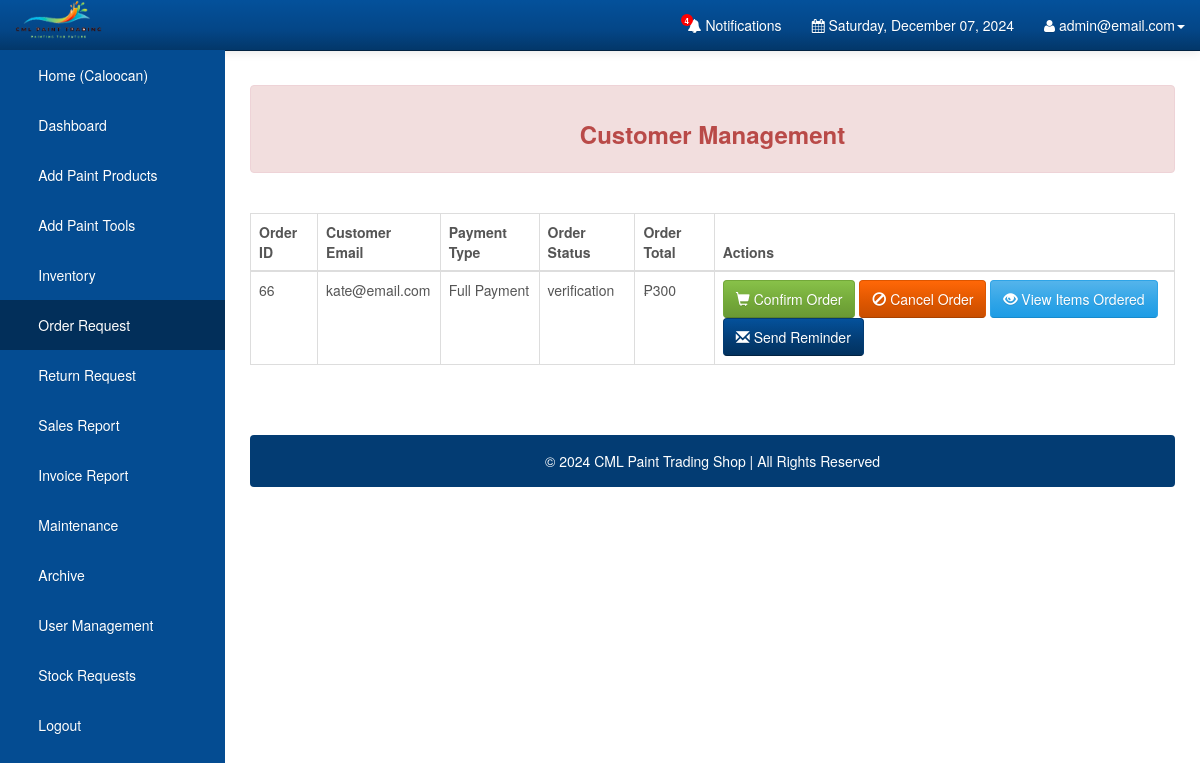
/Admin/customers.php (signed in), run on the app's committed database.
### tables this page shows
CREATE TABLE `paymentform` (
  `id` int(11) NOT NULL,
  `firstname` varchar(255) DEFAULT NULL,
  `lastname` varchar(255) DEFAULT NULL,
  `email` varchar(255) DEFAULT NULL,
  `address` text DEFAULT NULL,
  `mobile` varchar(255) NOT NULL,
  `payment_method` varchar(255) NOT NULL,
  `payment_type` varchar(255) NOT NULL,
  `amount` decimal(10,2) DEFAULT NULL,
  `payment_image_path` text NOT NULL,
  `created_at` timestamp NOT NULL DEFAULT current_timestamp(),
  `order_id` int(10) UNSIGNED DEFAULT NULL,
  `payment_status` varchar(20) DEFAULT 'verification',
  `months_paid` int(11) NOT NULL DEFAULT 0
);

### Admin/customers.php (shortened to what this page needs)
<?php
require_once 'config.php';
?>
<!DOCTYPE html>
<html lang="en">
<head>
    <link rel="stylesheet" type="text/css" href="bootstrap/css/bootstrap.min.css" />
    <link rel="stylesheet" type="text/css" href="font-awesome/css/font-awesome.min.css" />
    <link rel="stylesheet" type="text/css" href="css/local.css" />
    <link rel="stylesheet" href="https://cdn.datatables.net/1.11.3/css/jquery.dataTables.min.css">
    <link rel="stylesheet" href="https://cdn.jsdelivr.net/npm/sweetalert2@11/dist/sweetalert2.min.css">
</head>
<body>
    <div id="wrapper">
        <?php include("navigation.php"); ?>
        <div id="page-wrapper">
            <div class="alert alert-danger">
                <center><h3><strong>Customer Management</strong></h3></center>
            </div>
            <br />
            <div class="table-responsive" style="margin-bottom: 50px;">
                <table class="display table table-bordered" id="example" cellspacing="0" width="100%">
                    <thead>
                    <tr>
                        <th>Order ID</th>
                        <th>Customer Email</th>
                        <th>Payment Type</th>
                        <th>Order Status</th>
                        <th>Order Total</th>
                        <th>Actions</th>
                    </tr>
                    </thead>
                    <tbody>
                    <?php
                    $branch = $_SESSION['current_branch'];
                    $stmt = $DB_con->prepare("
                            SELECT
                                u.user_email,
                                u.user_firstname,
                                u.user_lastname,
                                u.user_address,
                                pf.id AS order_id,
                                pf.id AS payment_id,
                                IF(pf.payment_type IN ('Down Payment', 'Installment') AND pf.payment_status = 'verification', 'Requested', pf.payment_status) AS order_status,
                                pf.payment_type,
                                pf.payment_image_path,
                                SUM(od.order_total) AS order_total
                            FROM
                                users u
                                INNER JOIN orderdetails od ON u.user_id = od.user_id
                                INNER JOIN paymentform pf ON od.payment_id = pf.id
                            WHERE
                                od.order_pick_place = :branch AND
                                pf.payment_status NOT IN ('Confirmed', 'Returned', 'failed') AND
                                (pf.payment_type NOT IN ('Down Payment', 'Installment') OR pf.payment_status = 'verification')
                            GROUP BY
                                u.user_email,
                                u.user_firstname,
                                u.user_lastname,
                                u.user_address,
                                pf.id,
                                pf.payment_status;
                        ");
                            $stmt->execute(['branch' => $branch]);
                            $payments = $stmt->fetchAll(PDO::FETCH_ASSOC);
                            $stmt = $DB_con->prepare("
                            SELECT
                                u.user_email,
                                u.user_firstname,
                                u.user_lastname,
                                u.user_address,
                                pt.track_id AS order_id,
                                pt.status AS order_status,
                                pf.payment_type,
                                pf.payment_image_path,
                                pf.id as payment_id,
                                pt.amount AS order_total
                            FROM
                                users u
                                INNER JOIN orderdetails od ON u.user_id = od.user_id
                                INNER JOIN paymentform pf ON od.payment_id = pf.id
                                LEFT JOIN payment_track pt ON pt.payment_id = pf.id
                            WHERE
                                od.order_pick_place = :branch AND
                                pt.status = 'Requested'
                            GROUP BY
                                u.user_email,
                                u.user_firstname,
                                u.user_lastname,
                                u.user_address,
                                pf.id,
                                pf.payment_status;
                        ");
                        $stmt->execute(['branch' => $branch]);
                        $tracks = $stmt->fetchAll(PDO::FETCH_ASSOC);
                    $data = array_merge($payments, $tracks);
                    if (count($data) > 0) {
                        foreach ($data as $row) {
                            $displayType = ($row['payment_type'] === "Down Payment") ? "Partial Payment" : $row['payment_type'];
                            ?>
                            <tr>
                                <td><?php echo htmlspecialchars($row['payment_id']); ?></td>
                                <td><?php echo htmlspecialchars($row['user_email']); ?></td>
                                <td><?php echo htmlspecialchars($displayType); ?></td>
                                <td><?php echo htmlspecialchars($row['order_status']); ?></td>
                                <td>₱<?php echo htmlspecialchars($row['order_total']); ?></td>
                                <td>
                                    <a class="btn btn-success" href="javascript:confirmOrder('<?php echo htmlspecialchars($row['payment_id']); ?>', '<?php echo htmlspecialchars($row['payment_type']); ?>', '<?php echo htmlspecialchars($row['user_email']); ?>', '<?php echo htmlspecialchars($row['order_status']); ?>', '<?php echo htmlspecialchars($row['order_total']); ?>', '<?php echo htmlspecialchars($row['payment_image_path']); ?>');">
                                        <span class='glyphicon glyphicon-shopping-cart'></span> Confirm Order
                                    </a>
                                    <a class="btn btn-warning" href="javascript:cancelOrder('<?php echo htmlspecialchars($row['payment_id']); ?>', '<?php echo htmlspecialchars($row['payment_type']); ?>');" title="click for reset"><span class='glyphicon glyphicon-ban-circle'></span> Cancel Order</a>
                                    <a class="btn btn-primary" href="previous_orders.php?previous_id=<?php echo htmlspecialchars($row['payment_id']); ?>"><span class='glyphicon glyphicon-eye-open'></span> View Items Ordered</a>
                                    <a class="btn btn-info" href="javascript:sendReminder('<?php echo htmlspecialchars($row['payment_id']); ?>');">
                                        <span class='glyphicon glyphicon-envelope'></span> Send Reminder
                                    </a>
                                </td>
                            </tr>
                            <?php
                        }
                    } else {
                        ?>
                        <tr>
                            <td colspan="5" class="text-center">No orders found</td>
                        </tr>
                        <?php
                    }
                    ?>
                    </tbody>
                </table>
            </div>
            <div class="alert alert-default" style="background-color:#033c73;">
                <p style="color:white;text-align:center;">&copy 2024 CML Paint Trading Shop | All Rights Reserved</p>
            </div>
        </div>
    </div>
</body>
</html>

### Admin/css/local.css (style rules this page uses)
#wrapper { padding-left: 0; }
#page-wrapper { width: 100%; padding: 5px 15px; }
body { font-family: "Helvetica Neue", Helvetica, Arial, sans-serif; font-size: 14px; line-height: 1.42857143; color: #555555; background-color: #ffffff; }
.btn { display: inline-block; margin-bottom: 0; font-weight: normal; text-align: center; vertical-align: middle; cursor: pointer; background-image: none; border: 1px solid transparent; white-space: nowrap; padding: 8px 12px; font-size: 14px; line-height: 1.42857143; border-radius: 4px; -webkit-user-select: none; -moz-user-select: none; -ms-user-select: none; user-select: none; }
.btn-primary { color: #ffffff; background-color: #2fa4e7; border-color: #2fa4e7; }
.btn-success { color: #ffffff; background-color: #73a839; border-color: #73a839; }
.btn-info { color: #ffffff; background-color: #033c73; border-color: #033c73; }
.btn-warning { color: #ffffff; background-color: #dd5600; border-color: #dd5600; }
.alert-danger { background-color: #f2dede; border-color: #eed3d7; color: #b94a48; }
.btn { text-shadow: 0 1px 0 rgba(0, 0, 0, 0.1); }
.btn-primary { background-image: -webkit-linear-gradient(#54b4eb, #2fa4e7 60%, #1d9ce5); background-image: linear-gradient(#54b4eb, #2fa4e7 60%, #1d9ce5); background-repeat: no-repeat; filter: progid:DXImageTransform.Microsoft.gradient(startColorstr='#ff54b4eb', endColorstr='#ff1d9ce5', GradientType=0); filter: none; border-bottom: 1px solid #178acc; }
.btn-success { background-image: -webkit-linear-gradient(#88c149, #73a839 60%, #699934); background-image: linear-gradient(#88c149, #73a839 60%, #699934); background-repeat: no-repeat; filter: progid:DXImageTransform.Microsoft.gradient(startColorstr='#ff88c149', endColorstr='#ff699934', GradientType=0); filter: none; border-bottom: 1px solid #59822c; }
.btn-info { background-image: -webkit-linear-gradient(#04519b, #033c73 60%, #02325f); background-image: linear-gradient(#04519b, #033c73 60%, #02325f); background-repeat: no-repeat; filter: progid:DXImageTransform.Microsoft.gradient(startColorstr='#ff04519b', endColorstr='#ff02325f', GradientType=0); filter: none; border-bottom: 1px solid #022241; }
.btn-warning { background-image: -webkit-linear-gradient(#ff6707, #dd5600 60%, #c94e00); background-image: linear-gradient(#ff6707, #dd5600 60%, #c94e00); background-repeat: no-repeat; filter: progid:DXImageTransform.Microsoft.gradient(startColorstr='#ffff6707', endColorstr='#ffc94e00', GradientType=0); filter: none; border-bottom: 1px solid #aa4200; }
a { color: #2fa4e7; text-decoration: none; }
@media (min-width:768px) { #wrapper { padding-left: 225px; } }
@media (min-width:768px) { #page-wrapper { padding: 15px 25px; } }

### data on the page
paymentform: id "66", user_email "kate@email.com", payment_type "Full Payment", order_status "verification", order_total "300"

### other printed values
$_SESSION['current_branch'] "Caloocan"
$unreadCount "4"
$admin_username "admin@email.com"
